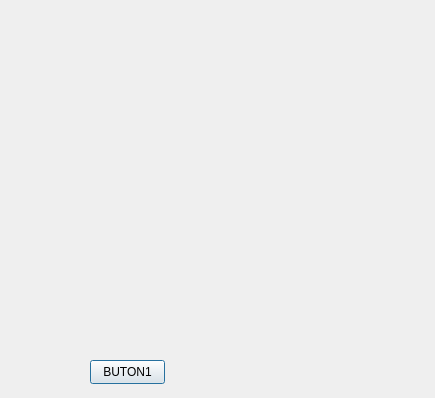
<?xml version="1.0" encoding="UTF-8"?>
<ui version="4.0">
 <class>Dialog</class>
 <widget class="QDialog" name="Dialog">
  <property name="geometry">
   <rect>
    <x>0</x>
    <y>0</y>
    <width>435</width>
    <height>398</height>
   </rect>
  </property>
  <property name="windowTitle">
   <string>Dialog</string>
  </property>
  <widget class="QPushButton" name="BUTON1Button">
   <property name="geometry">
    <rect>
     <x>90</x>
     <y>360</y>
     <width>75</width>
     <height>24</height>
    </rect>
   </property>
   <property name="text">
    <string>BUTON1</string>
   </property>
  </widget>
 </widget>
 <resources/>
 <connections/>
</ui>
